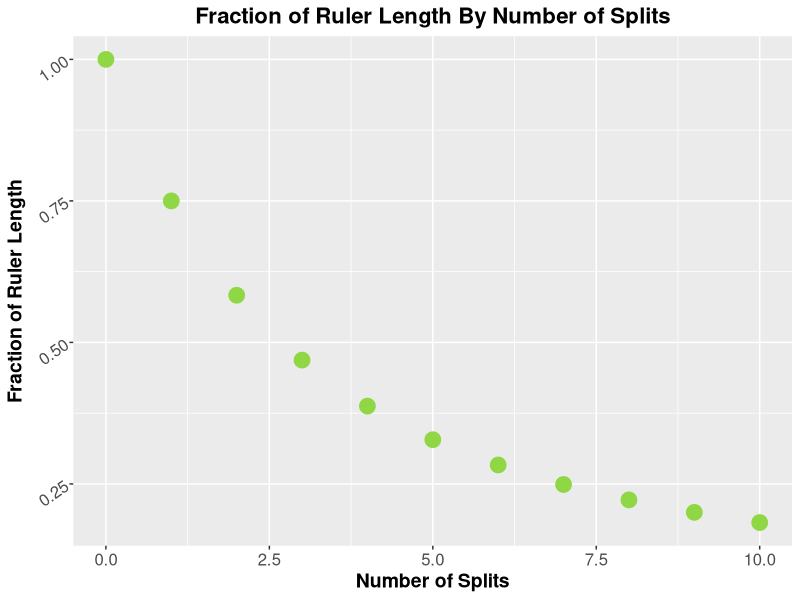

R code for this plot:
library(dplyr)
library(ggplot2)
library(tidyr)
library(viridis)

ruler = data.frame("Splits" = seq(0, 10, 1))
ruler <- ruler %>%
  mutate(Middle = (2^(Splits+1) - 1) / ((Splits+1) * 2^Splits))

g <- ggplot(data = ruler, aes(x = Splits, y = Middle))
g <- g + geom_point(size = 5, color = viridis(7)[6])
g <- g + labs(title = "Fraction of Ruler Length By Number of Splits",
              x = "Number of Splits",
              y = "Fraction of Ruler Length")
g <- g + theme(plot.title = element_text(hjust = 0.5, size = 16, face = "bold"),
               axis.text.x = element_text(size = 12),
               axis.title.x = element_text(size = 14, face = "bold"),
               axis.text.y = element_text(hjust = 1, size = 12, angle = 35),
               axis.title.y = element_text(size = 14, face = "bold"))
g
